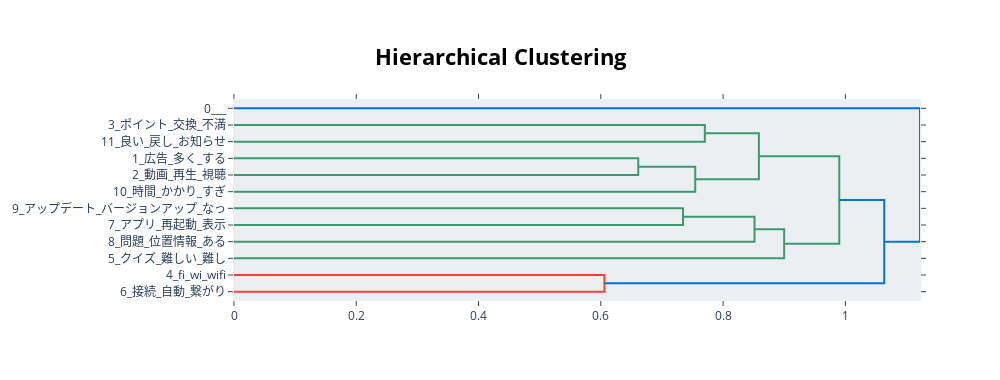

Notebook code cell kept with this figure:
### Code cell
topic_model.visualize_hierarchy()

### Figure 1 — Plotly figure (JSON) as saved in the notebook; plotly's stock layout.template omitted (floating-point values rounded to 4 significant figures)
{"data": [{"hoverinfo": "text", "marker": {"color": "rgb(61,153,112)"}, "mode": "lines", "type": "scatter", "x": [0, 0.7702, 0.7702, 0], "xaxis": "x", "y": [-15, -15, -25, -25], "yaxis": "y"}, {"hoverinfo": "text", "marker": {"color": "rgb(61,153,112)"}, "mode": "lines", "type": "scatter", "x": [0, 0.6612, 0.6612, 0], "xaxis": "x", "y": [-35, -35, -45, -45], "yaxis": "y"}, {"hoverinfo": "text", "marker": {"color": "rgb(61,153,112)"}, "mode": "lines", "type": "scatter", "x": [0.6612, 0.7545, 0.7545, 0], "xaxis": "x", "y": [-40, -40, -55, -55], "yaxis": "y"}, {"hoverinfo": "text", "marker": {"color": "rgb(61,153,112)"}, "mode": "lines", "type": "scatter", "x": [0.7702, 0.8586, 0.8586, 0.7545], "xaxis": "x", "y": [-20, -20, -47.5, -47.5], "yaxis": "y"}, {"hoverinfo": "text", "marker": {"color": "rgb(61,153,112)"}, "mode": "lines", "type": "scatter", "x": [0, 0.7345, 0.7345, 0], "xaxis": "x", "y": [-65, -65, -75, -75], "yaxis": "y"}, {"hoverinfo": "text", "marker": {"color": "rgb(61,153,112)"}, "mode": "lines", "type": "scatter", "x": [0.7345, 0.8514, 0.8514, 0], "xaxis": "x", "y": [-70, -70, -85, -85], "yaxis": "y"}, {"hoverinfo": "text", "marker": {"color": "rgb(61,153,112)"}, "mode": "lines", "type": "scatter", "x": [0.8514, 0.9, 0.9, 0], "xaxis": "x", "y": [-77.5, -77.5, -95, -95], "yaxis": "y"}, {"hoverinfo": "text", "marker": {"color": "rgb(61,153,112)"}, "mode": "lines", "type": "scatter", "x": [0.8586, 0.9901, 0.9901, 0.9], "xaxis": "x", "y": [-33.75, -33.75, -86.25, -86.25], "yaxis": "y"}, {"hoverinfo": "text", "marker": {"color": "rgb(255,65,54)"}, "mode": "lines", "type": "scatter", "x": [0, 0.6058, 0.6058, 0], "xaxis": "x", "y": [-105, -105, -115, -115], "yaxis": "y"}, {"hoverinfo": "text", "marker": {"color": "rgb(0,116,217)"}, "mode": "lines", "type": "scatter", "x": [0.9901, 1.064, 1.064, 0.6058], "xaxis": "x", "y": [-60, -60, -110, -110], "yaxis": "y"}, {"hoverinfo": "text", "marker": {"color": "rgb(0,116,217)"}, "mode": "lines", "type": "scatter", "x": [0, 1.122, 1.122, 1.064], "xaxis": "x", "y": [-5, -5, -85, -85], "yaxis": "y"}], "layout": {"autosize": false, "height": 380, "hoverlabel": {"bgcolor": "white", "font": {"family": "Rockwell", "size": 16}}, "hovermode": "closest", "plot_bgcolor": "#ECEFF1", "showlegend": false, "title": {"font": {"color": "Black", "size": 22}, "text": "<b>Hierarchical Clustering</b>", "x": 0.5, "xanchor": "center", "yanchor": "top"}, "width": 1000, "xaxis": {"mirror": "allticks", "rangemode": "tozero", "showgrid": false, "showline": true, "showticklabels": true, "ticks": "outside", "type": "linear", "zeroline": false}, "yaxis": {"mirror": "allticks", "range": [-120, 0], "rangemode": "tozero", "showgrid": false, "showline": true, "showticklabels": true, "tickmode": "array", "ticks": "outside", "ticktext": ["0___", "3_ポイント_交換_不満", "11_良い_戻し_お知らせ", "1_広告_多く_する", "2_動画_再生_視聴", "10_時間_かかり_すぎ", "9_アップデート_バージョンアップ_なっ", "7_アプリ_再起動_表示", "8_問題_位置情報_ある", "5_クイズ_難しい_難し", "4_fi_wi_wifi", "6_接続_自動_繋がり"], "tickvals": [-5, -15, -25, -35, -45, -55, -65, -75, -85, -95, -105, -115], "type": "linear", "zeroline": false}}}
